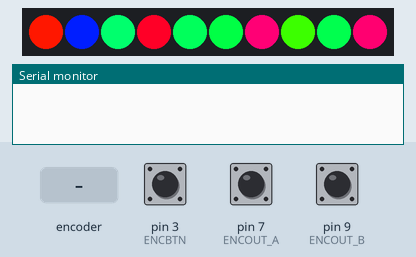
Simulated run of this sketch. Board: Arduino Uno, built with avr-gcc and run on an emulated ATmega328P. On the bench: 10 RGB LEDs in strip order, left to right, the last lines printed to the serial monitor. Inputs (shaded band) come from the test bench; at power-on: pin 3 (ENCBTN) HIGH, pin 7 (ENCOUT_A) HIGH, pin 9 (ENCOUT_B) HIGH. Random numbers use the default seed unless the sketch sets one.

Above: at 1.2 s.
1.3 s: pin 3 (ENCBTN) pulled LOW for 3.2 s
At 5.1 s:
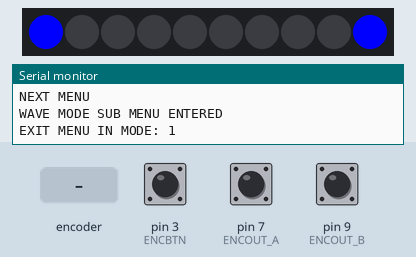
6.0 s: rotary encoder on pin 7 (ENCOUT_A) / pin 9 (ENCOUT_B) turned 3 steps (first pin leading)
At 6.8 s:
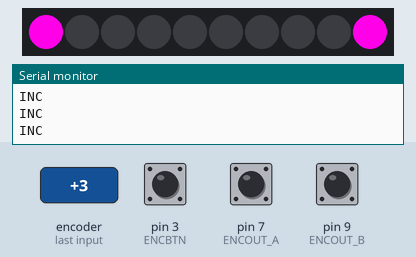
8.1 s: pin 3 (ENCBTN) pulled LOW for 1 s
At 10.0 s:
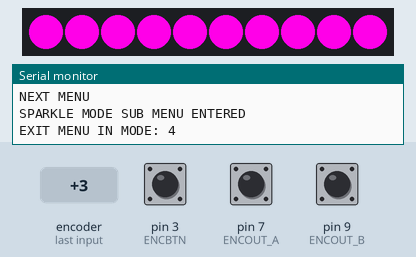
10.6 s: pin 3 (ENCBTN) pulled LOW for 0.15 s
At 11.2 s:
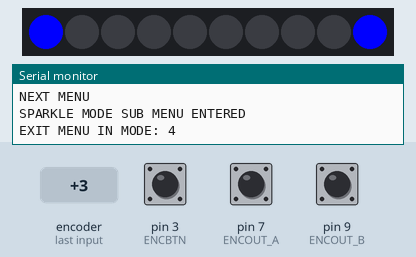
12.2 s: pin 3 (ENCBTN) pulled LOW for 1 s
At 12.5 s:
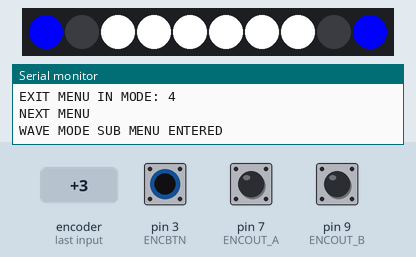
13.8 s: pin 3 (ENCBTN) pulled LOW for 0.15 s
At 14.7 s:
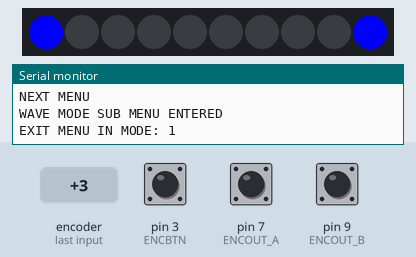

The sketch:

TV-Light-Strip.ino
```cpp
#include <FastLED.h>

#define NUM_LEDS 10
#define DATA_PIN 5

#define ENCOUT_A 7 // Encoder Output A
#define ENCOUT_B 9 // Encoder Output B
#define ENCBTN 3

int aState;
int aLastState;
int LastEncoderTrueOutput = -1; // To stop duplicate outputs

int Mode = 4; // 0 = Menu, 1 = Wave, 2 = Solid, 3 = Cycle, 4 = Sparkle, 5 = Jump
int NumberOfSubMenus = 5; // 0th = Wave, 1st = Solid, 2nd = Cycle, 3rd = Sparkle. 4th = Jump
unsigned long LastTimeButtonPressed = 0;
bool ExitMenu = false;

bool VerboseOutput = false;

int Speed = 50; // Amount of delay between LED Updates (50-400)
int SolidColor = 0;
int SolidColorSparkle[10] = {0,0,0,0,0,0,0,0,0,0};

// Define the array of leds
CRGB leds[NUM_LEDS];


void setup() {
  Serial.begin(9600);

  //Initialize Rotary Encoder
  pinMode(ENCOUT_A ,INPUT);
  pinMode(ENCOUT_B ,INPUT);
  pinMode(ENCBTN ,INPUT);

  // Reads the initial state of the encoderOutputA
  aLastState = digitalRead(ENCOUT_A);

  //Initialize LED Strip
  FastLED.addLeds<WS2811, DATA_PIN, BRG>(leds, NUM_LEDS);

}

void displayColor(int color, int index) {
  /* color - a numeric value between 0 and 1530
   */

  // Ensure that the color is within the bounds
  color % 1530;

  if(color < 0) {
    color = 0;
  }

  // Set the color
  if(color >= 0 && color <= 255) {
    // setColor(255, 0, color);
    leds[index].setRGB(255, 0, color);
  }
  else if(color > 255 && color <= 510) {
    // setColor(510-color, 0, 255);
    leds[index].setRGB(510-color, 0, 255);
  }
  else if(color > 510 && color <= 765) {
    // setColor(0, color-510, 255);
    leds[index].setRGB(0, color-510, 255);
  }
  else if(color > 765 && color <= 1020) {
    // setColor(0, 255, 1020-color);
    leds[index].setRGB(0, 255, 1020-color);
  }
  else if(color > 1020 && color <= 1275) {
    // setColor(color-1020, 255, 0);
    leds[index].setRGB(color-1020, 255, 0);
  }
  else if(color > 1275 && color <= 1530) {
    // setColor(255, 1530-color, 0);
    leds[index].setRGB(255, 1530-color, 0);
  }

  FastLED.show();
}


int listenForEncoder() {
  /* Returns:
  *  0 - False
  *  1 - Up
  *  2 - Down
  *  3 - Button Pressed
  */

  int returnValue = 0;

  aState = digitalRead(ENCOUT_A); // Reads the "current" state of the encoderOutputA
  // If the previous and the current state of the encoderOutputA are different, that means a Pulse has occured
  if (aState != aLastState){
    // If the encoderOutputB state is different to the encoderOutputA state, that means the encoder is rotating clockwise
    if (digitalRead(ENCOUT_B) != aState) {
      returnValue = 1;
    } else {
      returnValue = 2;
    }
  }
  aLastState = aState; // Updates the previous state of the encoderOutputA with the current state

  if(!digitalRead(ENCBTN)) {
    returnValue = 3;
  }


  // Don't return double outputs
  if(LastEncoderTrueOutput == returnValue) {
    returnValue = 0;
    LastEncoderTrueOutput = -1;
  }

  else if(returnValue != 0) {
    LastEncoderTrueOutput = returnValue;

    // Debug
    if(VerboseOutput) {
      if(returnValue == 1) {
       Serial.println("Down");
      }
      else if(returnValue == 2) {
       Serial.println("Up");
      }
      else if(returnValue == 3) {
       Serial.println("Select");
      }
    }

  }

  return returnValue;
}


bool handleInputMain(int inputToHandle) {
  // Returns true if the button was pressed.

  // If the Button is pressed, enter the menu.
  if(inputToHandle == 3 && LastTimeButtonPressed + 500 < millis()) {
    LastTimeButtonPressed = millis(); // Record button press to avoid duplicate inputs
    Mode = 0;

    // Animation
    int animationSpeed = 40;

    leds[4].setRGB(0, 0, 0);
    leds[5].setRGB(0, 0, 0);
    FastLED.show();
    delay(animationSpeed);

    leds[3].setRGB(0, 0, 0);
    leds[6].setRGB(0, 0, 0);
    FastLED.show();
    delay(animationSpeed);

    leds[2].setRGB(0, 0, 0);
    leds[7].setRGB(0, 0, 0);

    leds[0].setRGB(0, 0, 75); // Fade in blue ends (becuase we start on wave)
    leds[9].setRGB(0, 0, 75);

    FastLED.show();
    delay(animationSpeed);

    leds[1].setRGB(0, 0, 0);
    leds[8].setRGB(0, 0, 0);

    leds[0].setRGB(0, 0, 150); // Fade in blue ends (becuase we start on wave)
    leds[9].setRGB(0, 0, 150);

    FastLED.show();
    delay(animationSpeed);

    leds[0].setRGB(0, 0, 225); // Fade in blue ends (becuase we start on wave)
    leds[9].setRGB(0, 0, 225);

    FastLED.show();
    delay(animationSpeed);

    return true;
  }

  return false;

  // This is the listener running when the lights are doing their thing,
  // so ignore all other inputs
}


int handleInputMenu(int inputToHandle, int currSubMenu) {

  // Encoder is spun
  if(inputToHandle == 1) {
    currSubMenu++;
    Serial.println("INC");
  }
  else if(inputToHandle == 2) {
    currSubMenu--;
    Serial.println("DEC");
  }

  // Button pressed, enter menu
  else if(inputToHandle == 3 && LastTimeButtonPressed + 500 < millis()) {
    LastTimeButtonPressed = millis(); // Button pressed again, update time

    Serial.println("NEXT MENU");
    ExitMenu = true; // Break out of the loop so we can enter the next menu

  }

  // Handle overflow
  while(currSubMenu > NumberOfSubMenus) {
    currSubMenu -= NumberOfSubMenus;

    // Debug
    if(VerboseOutput) {
      Serial.println("HANDLING OVERFLOW A");
    }
  }

  while(currSubMenu < 0) {
    currSubMenu += NumberOfSubMenus;

    // Debug
    if(VerboseOutput) {
      Serial.println("HANDLING OVERFLOW B");
    }
  }

  // Debug
  if(VerboseOutput) {
    Serial.print("Sub Menu: ");
    Serial.println(currSubMenu);
  }

  return currSubMenu;
}


void handleInputSpeed(int inputToHandle) {
  // Adjust speed from ~50 to ~400
  // There is some error, but it shouldn't be noticable

  // Update the LEDS
  for(int i = 1; i < NUM_LEDS - 1; i++) { // Turn off middle LEDS in case the value decreases
    leds[i].setRGB(0, 0, 0);
  }

  int numLEDStoShow = ceil(-0.01714*Speed + 6.9);

  if(numLEDStoShow > 6) { // Take care of overflow
    numLEDStoShow = 6;
  }

  // Coarse
  for(int i = 0; i < numLEDStoShow; i++) { // Turn on the specific level of LEDS
    leds[i+2].setRGB(255, 255, 255);
  }

  // Update the last one
  // This is tricky, lets just ignore for rn

  // Serial.print("Num LEDS: ");
  // Serial.print(numLEDStoShow);
  // Serial.print("  -  Speed: ");
  // Serial.println(Speed);

  FastLED.show();

  // Encoder is spun
  if(inputToHandle == 1 && Speed < 390) {
    Speed += 25;
  }
  else if(inputToHandle == 2 && Speed > 60) {
    Speed -= 25;
  }

  // Button pressed, enter menu
  else if(inputToHandle == 3 && LastTimeButtonPressed + 500 < millis()) {
    LastTimeButtonPressed = millis(); // Button pressed again, update time

    Serial.print("EXIT MENU IN MODE: ");
    Serial.println(Mode);
    ExitMenu = true; // Break out of the loop so we can enter the next menu

    // Exit Animation
    if(Mode == 4) { // Sparkle Mode Exit animation
      int animationSpeed = 80;
      SolidColor = 232; // Ensures that we don't have some garbage number

      // Set the starting color of the sparkle mode so we don't get that nasty jump
      for(int i = 0; i < NUM_LEDS; i++) {
        SolidColorSparkle[i] = SolidColor;
      }

      displayColor(SolidColor, 0);
      displayColor(SolidColor, 9);
      delay(animationSpeed);

      displayColor(SolidColor, 1);
      displayColor(SolidColor, 8);
      delay(animationSpeed);

      displayColor(SolidColor, 2);
      displayColor(SolidColor, 7);
      delay(animationSpeed);

      displayColor(SolidColor, 3);
      displayColor(SolidColor, 6);
      delay(animationSpeed);

      displayColor(SolidColor, 4);
      displayColor(SolidColor, 5);
      delay(animationSpeed);
    }

    else if(Mode == 3) { // Cycle Mode Exit animation
      int animationSpeed = 80;
      SolidColor = 1020; // Ensures that we don't have some garbage number

      displayColor(SolidColor, 0);
      displayColor(SolidColor, 9);
      delay(animationSpeed);

      displayColor(SolidColor, 1);
      displayColor(SolidColor, 8);
      delay(animationSpeed);

      displayColor(SolidColor, 2);
      displayColor(SolidColor, 7);
      delay(animationSpeed);

      displayColor(SolidColor, 3);
      displayColor(SolidColor, 6);
      delay(animationSpeed);

      displayColor(SolidColor, 4);
      displayColor(SolidColor, 5);
      delay(animationSpeed);
    }

    else if(Mode == 5) { // Jump Mode Exit animation
      int animationSpeed = 80;
      SolidColor = 922; // Ensures that we don't have some garbage number

      displayColor(SolidColor, 0);
      displayColor(SolidColor, 9);
      delay(animationSpeed);

      displayColor(SolidColor, 1);
      displayColor(SolidColor, 8);
      delay(animationSpeed);

      displayColor(SolidColor, 2);
      displayColor(SolidColor, 7);
      delay(animationSpeed);

      displayColor(SolidColor, 3);
      displayColor(SolidColor, 6);
      delay(animationSpeed);

      displayColor(SolidColor, 4);
      displayColor(SolidColor, 5);
      delay(animationSpeed);
    }
  }
}


void handleInputColor(int inputToHandle) {
  // Adjust color from ~0 to ~1530
  // There is some error, but it shouldn't be too noticable

  // Encoder is spun
  if(inputToHandle == 1) {
    SolidColor += 25;
  }
  else if(inputToHandle == 2) {
    SolidColor -= 25;
  }

  // Handle overflow
  if(SolidColor > 1530) {
    SolidColor -= 1530;
  } else if(SolidColor < 0) {
    SolidColor += 1530;
  }

  // Button pressed, enter menu
  else if(inputToHandle == 3 && LastTimeButtonPressed + 500 < millis()) {
    LastTimeButtonPressed = millis(); // Button pressed again, update time

    Serial.println("EXIT MENU");
    ExitMenu = true; // Break out of the loop so we can enter the next menu

    // Exit animation
    displayColor(SolidColor, 1);
    displayColor(SolidColor, 8);

    delay(80);

    displayColor(SolidColor, 0);
    displayColor(SolidColor, 9);
  }

  // Update the LEDS
  for(int i = 2; i < NUM_LEDS - 2; i++) { // Turn on the specific level of LEDS
    displayColor(SolidColor, i);
  }

  // Serial.print("  -  Color: ");
  // Serial.println(SolidColor);
}


void menu() {
  int currSubMenu = 0;

  for(int i = 1; i < NUM_LEDS - 1; i++) { // Ensure middle LEDS are off
    leds[i].setRGB(0, 0, 0);
  }
  FastLED.show();

  // First stage of menu
  while(!ExitMenu) {
    switch(currSubMenu) {
      case 0:
        // Wave
        leds[0].setRGB(0, 0, 255);
        leds[9].setRGB(0, 0, 255);
        FastLED.show();
        break;

      case 1:
        // Solid
        leds[0].setRGB(255, 0, 0);
        leds[9].setRGB(255, 0, 0);
        FastLED.show();
        break;

      case 2:
        // Cycle
        leds[0].setRGB(0, 255, 0);
        leds[9].setRGB(0, 255, 0);
        FastLED.show();
        break;

      case 3:
        // Sparkle
        leds[0].setRGB(255, 0, 232);
        leds[9].setRGB(255, 0, 232);
        FastLED.show();
        break;
      case 4:
        // Jump
        leds[0].setRGB(0, 255, 98);
        leds[9].setRGB(0, 255, 98);
        FastLED.show();
        break;

      default:
        // Some Error Occured, Set subMenu to Wave
        currSubMenu = 0;
        Serial.println("ERROR");
        break;
    }

    // Placed after switch so that the LEDS in the picker don't get changed.
    currSubMenu = handleInputMenu(listenForEncoder(), currSubMenu);
  }

  ExitMenu = false; // We exited the menu, lets fix this variable.
  Mode = currSubMenu + 1; // We add 1 because mode 0 is the menu, and we don't include that in submenu


  // Debug
  if(true) { //VerboseOutput
    switch(Mode) {
      case 1:
        // Wave
        Serial.println("WAVE MODE SUB MENU ENTERED");
        break;

      case 2:
        // Solid
        Serial.println("SOLID MODE SUB MENU ENTERED");
        break;

      case 3:
        // Cycle
        Serial.println("CYCLE MODE SUB MENU ENTERED");
        break;
      case 4:
        // Sparkle
        Serial.println("SPARKLE MODE SUB MENU ENTERED");
        break;
      case 5:
        // Jump
        Serial.println("JUMP MODE SUB MENU ENTERED");
        break;

      default:
        break;
    }
  }

  // Second stage of menu (picker)
  while(!ExitMenu) {
    if(Mode == 1 || Mode == 3 || Mode == 4 || Mode == 5) {
      handleInputSpeed(listenForEncoder());

    }
    else if(Mode == 2) {
      handleInputColor(listenForEncoder());
    }
    else {
      Serial.println("Error, exit menu and leave speed/color alone");
      ExitMenu = true;
    }
  }

  ExitMenu = false; // We exited the menu, lets fix this variable.
}

void waveMode() {
  int randomColor = random(0,1530);

  // Forward Wave
  for(int i = 0; i < NUM_LEDS; i++) {
    // This is a long loop, so to keep the UX snappy, listen more
    if(handleInputMain(listenForEncoder())) {
      return;
    }

    displayColor(randomColor, i);
    delay(Speed);
  }

  // Reverse Wave
  randomColor = random(0,1530);
  for(int i = NUM_LEDS; i >= 0; i--) {
    // This is a long loop, so to keep the UX snappy, listen more
    if(handleInputMain(listenForEncoder())) {
      return;
    }

    displayColor(randomColor, i);
    delay(Speed);
  }
}


void cycleMode() {
  // Update the color (Skip more stops if you go faster)
  int incrementSpeed = ceil(-0.05429*Speed + 22.7);

  // Serial.print("incSpd: ");
  // Serial.print(incrementSpeed);
  // Serial.print("  -  Speed: ");
  // Serial.println(Speed);

  SolidColor += incrementSpeed;

  // Handle overflow
  if(SolidColor > 1530) {
    SolidColor -= 1530;
  }

  for(int i = 0; i < NUM_LEDS; i++) {
    displayColor(SolidColor, i);
  }
}


void sparkleMode() {
  float solidColorAccurate[10] = {0,0,0,0,0,0,0,0,0,0};
  int destColor[10] = {0,0,0,0,0,0,0,0,0,0};
  float numberChangePerStep[10] = {0,0,0,0,0,0,0,0,0,0};
  int delta[10] = {0,0,0,0,0,0,0,0,0,0};
  bool verboseOutputSparkleMode = false;

  if(verboseOutputSparkleMode){
    Serial.println("CYCLE START");
  }

  for(int i = 0; i < NUM_LEDS; i++) {
    solidColorAccurate[i] = float(SolidColorSparkle[i]); // Sparkle needs to keep track of partial color incriments
    destColor[i] = random(0,1530); // Get the endpoints
  }

  // Get the delta for each LED
  for(int i = 0; i < NUM_LEDS; i++) {
    delta[i] = abs(SolidColorSparkle[i] - destColor[i]);
  }

  if(verboseOutputSparkleMode){
    Serial.print("Deltas: [");
  }

  // Determine the step for each LED
  for(int i = 0; i < NUM_LEDS; i++) {
    // Dest is above start
    if(destColor[i] > SolidColorSparkle[i]) {
      if(delta[i] > 765) { // Faster to go backwards (1530/2 = 765)
        numberChangePerStep[i] = float((delta[i] - 1530))/float(Speed);

        if(verboseOutputSparkleMode){
          Serial.print((delta[i] - 1530));
          Serial.print(", ");
        }

      } else { // Go forwards
        numberChangePerStep[i] = float(delta[i])/float(Speed);

        if(verboseOutputSparkleMode){
          Serial.print(delta[i]);
          Serial.print(", ");
        }
      }
    }

    // Dest is below start
    if(destColor[i] <= SolidColorSparkle[i]) {
      if(delta[i] > 765) { // Faster to go forwards (1530/2 = 765)
        numberChangePerStep[i] = float((1530 - delta[i]))/float(Speed);

        if(verboseOutputSparkleMode){
          Serial.print((1530 - delta[i]));
          Serial.print(", ");
        }

      } else { // Go backwards
        numberChangePerStep[i] = float(-delta[i])/float(Speed);
        if(verboseOutputSparkleMode){
          Serial.print(-delta[i]);
          Serial.print(", ");
        }
      }
    }
  }

  if(verboseOutputSparkleMode){
    Serial.println("]");

    Serial.print("Increments: [");
    for(int i = 0; i < NUM_LEDS; i++) {
      Serial.print(numberChangePerStep[i]);
      Serial.print(", ");
    }
    Serial.println("]");

    Serial.print("Start Colors: [");
    for(int i = 0; i < NUM_LEDS; i++) {
      Serial.print(SolidColorSparkle[i]);
      Serial.print(", ");
    }
    Serial.println("]");

    Serial.print("Dest Colors: [");
    for(int i = 0; i < NUM_LEDS; i++) {
      Serial.print(destColor[i]);
      Serial.print(", ");
    }
    Serial.println("]");
  }


  // Main Cycle
  for(int i = 0; i < Speed + 1; i++) {
    // This is a long loop, so to keep the UX snappy, lets just listen more
    if(handleInputMain(listenForEncoder())) {
      break;
    }

    if(verboseOutputSparkleMode){ Serial.print("solidColorAccurate: ["); }

    for(int j = 0; j < NUM_LEDS; j++) {
      solidColorAccurate[j] += numberChangePerStep[j];
      SolidColorSparkle[j] = ceil(solidColorAccurate[j]);

      // Handle overflow
      if(SolidColorSparkle[j] > 1530) {
        SolidColorSparkle[j] -= 1530;
      } else if(SolidColorSparkle[j] < 0) {
        SolidColorSparkle[j] += 1530;
      }

      if(verboseOutputSparkleMode){
        Serial.print(solidColorAccurate[j]);
        Serial.print(", ");
      }
    }

    if(verboseOutputSparkleMode){ Serial.print("]"); }

    if(verboseOutputSparkleMode){
      Serial.print("  -  SolidColors:  [");
      for(int j = 0; j < NUM_LEDS; j++) {
        Serial.print(SolidColorSparkle[j]);
        Serial.print(", ");
      }
      Serial.println("]");
    }


    for(int j = 0; j < NUM_LEDS; j++) {
      displayColor(SolidColorSparkle[j], j);
    }

    // delay(1); This mode has enough math that the delay() makes it too slow
  }

  // Next step!
  SolidColor = destColor; // Should already be the case, but just to be sure

  if(verboseOutputSparkleMode){
    Serial.println("CYCLE END");
    Serial.println("");
    Serial.println("");
  }
}


void jumpMode() {
  // Pick a random LED and Colour
  int randomLED = random(0,10);
  SolidColor = random(0,1530);

  displayColor(SolidColor, randomLED);

  delay(Speed);
}


void loop() {
  // Listener
  handleInputMain(listenForEncoder());

  // Have a state machine here, where we run a function responsible for each state
  switch(Mode) {
    case 0:
      // Menu
      menu();
      break;

    case 1:
      // Wave
      waveMode();
      break;

    case 2:
      // Solid
      // You literally don't have to do anything. This mode is as simple as it gets
      break;

    case 3:
      // Cycle
      cycleMode();
      break;

    case 4:
      // Sparkle
      sparkleMode();
      break;
    case 5:
      // Jump
      jumpMode();
      break;

    default:
      // Some Error Occured, Set Mode to Wave
      Mode = 1;
      break;
  }
}
```

Measured:
- after the input at 6.0 s, the LEDs: first change at once (image 2 shows a later state)
- after the input at 8.1 s, the LEDs: first change at once (image 3 shows a later state)
- after the input at 12.2 s, the LEDs: change at once (image 5)
- what the display in image 5 shows lasts 0.5 s, from 12.2 s to 12.7 s
